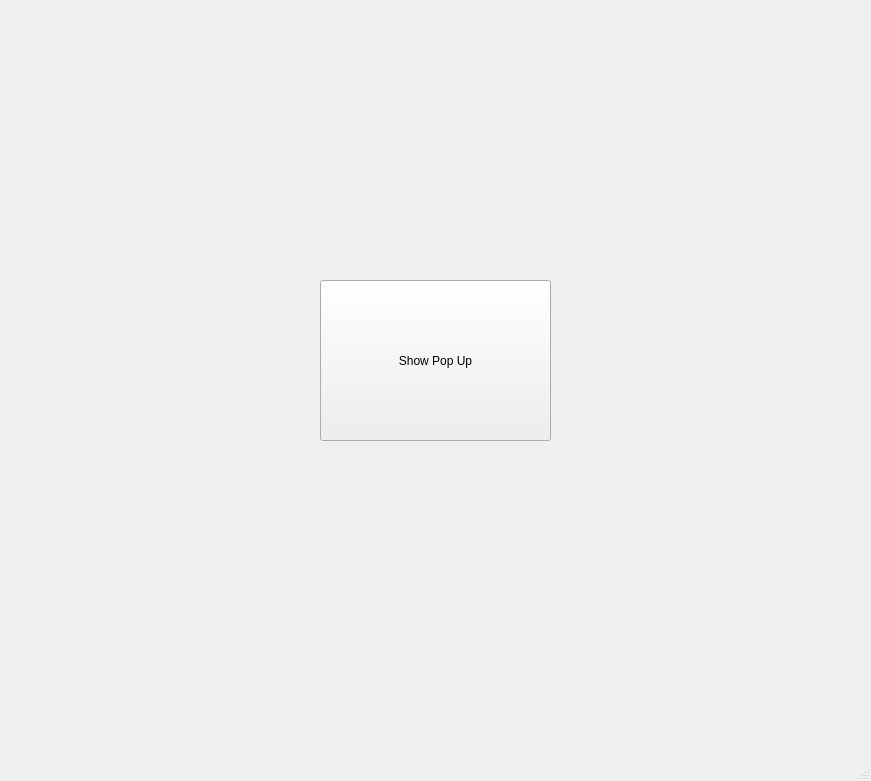
<?xml version="1.0" encoding="UTF-8"?>
<ui version="4.0">
 <class>MainWindow</class>
 <widget class="QMainWindow" name="MainWindow">
  <property name="geometry">
   <rect>
    <x>0</x>
    <y>0</y>
    <width>871</width>
    <height>781</height>
   </rect>
  </property>
  <property name="windowTitle">
   <string>MainWindow</string>
  </property>
  <widget class="QWidget" name="centralwidget">
   <widget class="QPushButton" name="b1">
    <property name="enabled">
     <bool>true</bool>
    </property>
    <property name="geometry">
     <rect>
      <x>320</x>
      <y>280</y>
      <width>231</width>
      <height>161</height>
     </rect>
    </property>
    <property name="text">
     <string>Show Pop Up</string>
    </property>
   </widget>
  </widget>
  <widget class="QMenuBar" name="menubar">
   <property name="geometry">
    <rect>
     <x>0</x>
     <y>0</y>
     <width>871</width>
     <height>24</height>
    </rect>
   </property>
  </widget>
  <widget class="QStatusBar" name="statusbar"/>
 </widget>
 <resources/>
 <connections/>
</ui>
